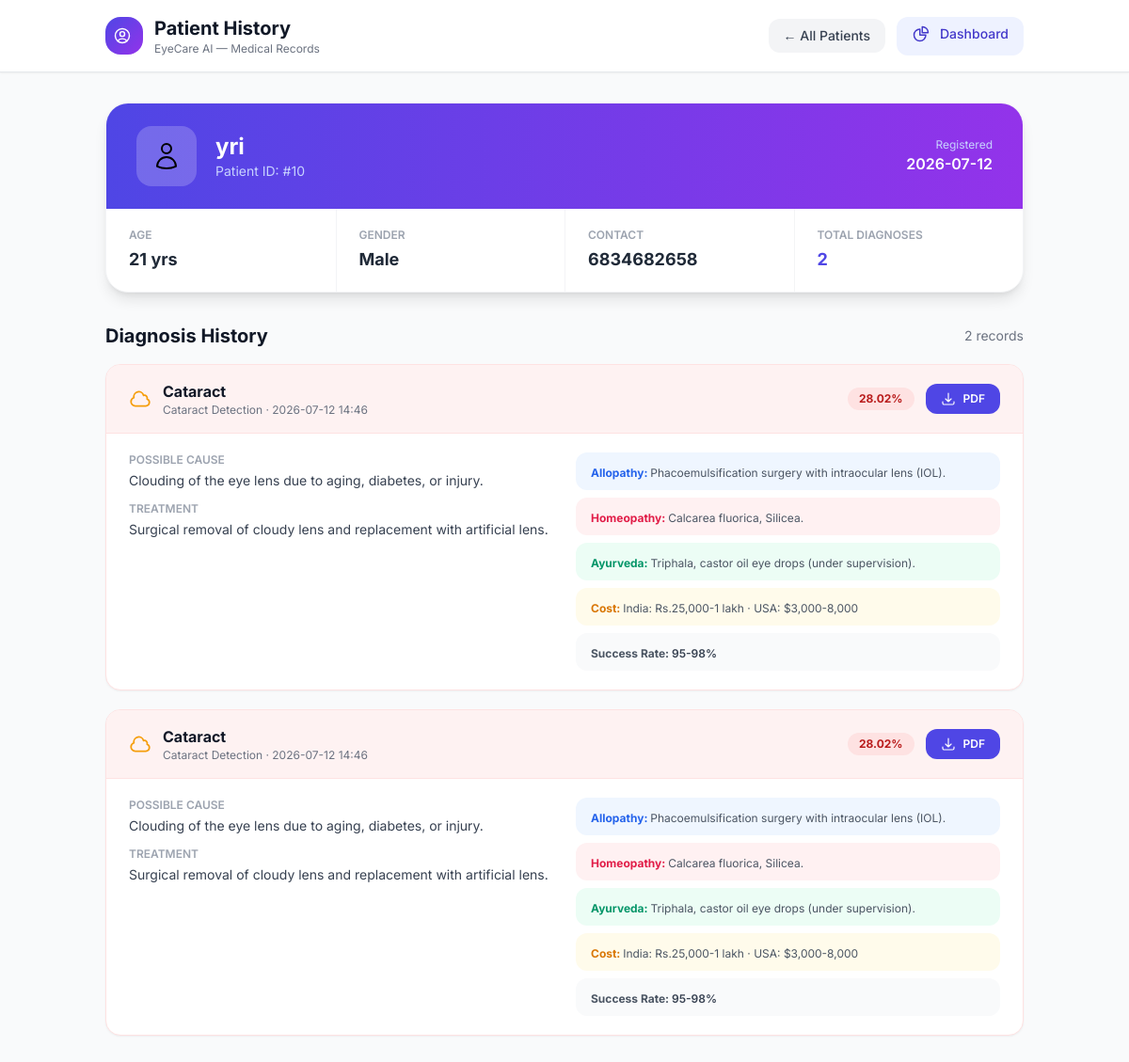
The page /patient/10 on the database its author committed.
### models.py (models this page shows, shortened)
class Patient(db.Model):
    __tablename__ = 'patients'
    id            = db.Column(db.Integer, primary_key=True, autoincrement=True)
    name          = db.Column(db.String(100), nullable=False, default='Unknown')
    age           = db.Column(db.Integer, nullable=True)
    gender        = db.Column(db.String(10), nullable=True)       # Male / Female / Other
    contact       = db.Column(db.String(20), nullable=True)
    created_at    = db.Column(db.DateTime, default=datetime.utcnow)
    predictions   = db.relationship('Prediction', backref='patient', lazy=True)
    def to_dict(self):
        return {
            'id':         self.id,
            'name':       self.name,
            'age':        self.age,
            'gender':     self.gender,
            'contact':    self.contact,
            'created_at': self.created_at.strftime("%Y-%m-%d %H:%M:%S"),
        }

class Prediction(db.Model):
    __tablename__ = 'predictions'
    id              = db.Column(db.Integer, primary_key=True, autoincrement=True)
    patient_id      = db.Column(db.Integer, db.ForeignKey('patients.id'), nullable=False)
    disease_type    = db.Column(db.String(50),  nullable=False)   # diabetic_retinopathy | cataract | glaucoma
    prediction      = db.Column(db.String(100), nullable=False)
    confidence      = db.Column(db.Float,       nullable=False)
    cause           = db.Column(db.Text,        nullable=True)
    treatment       = db.Column(db.Text,        nullable=True)
    homeopathy      = db.Column(db.Text,        nullable=True)
    allopathy       = db.Column(db.Text,        nullable=True)
    ayurveda        = db.Column(db.Text,        nullable=True)
    india_hospitals = db.Column(db.Text,        nullable=True)
    usa_hospitals   = db.Column(db.Text,        nullable=True)
    cost_india      = db.Column(db.String(100), nullable=True)
    cost_usa        = db.Column(db.String(100), nullable=True)
    success_rate    = db.Column(db.String(100), nullable=True)
    diagnosed_at    = db.Column(db.DateTime, default=datetime.utcnow)
    def to_dict(self):
        return {
            'id':              self.id,
            'patient_id':      self.patient_id,
            'disease_type':    self.disease_type,
            'prediction':      self.prediction,
            'confidence':      f"{self.confidence:.2%}",
            'cause':           self.cause,
            'treatment':       self.treatment,
            'homeopathy':      self.homeopathy,
            'allopathy':       self.allopathy,
            'ayurveda':        self.ayurveda,
            'india_hospitals': self.india_hospitals,
            'usa_hospitals':   self.usa_hospitals,
            'cost_india':      self.cost_india,
            'cost_usa':        self.cost_usa,
            'success_rate':    self.success_rate,
            'diagnosed_at':    self.diagnosed_at.strftime("%Y-%m-%d %H:%M:%S"),
        }

### app.py (the view)
@app.route('/patient/<int:patient_id>')
def patient_detail(patient_id):
    patient = get_patient_by_id(patient_id)
    if not patient:
        abort(404)
    predictions = get_predictions_by_patient(patient_id)
    return render_template(
        'patient_history.html',
        patient     = patient.to_dict(),
        predictions = [p.to_dict() for p in predictions]
    )

### database.py (called while the page is built)
def get_patient_by_id(patient_id: int):
    from models import Patient
    return Patient.query.get(patient_id)

def get_predictions_by_patient(patient_id: int):
    from models import Prediction
    return (Prediction.query
            .filter_by(patient_id=patient_id)
            .order_by(Prediction.diagnosed_at.desc())
            .all())

### templates/patient_history.html (shortened to what this page needs)
<!DOCTYPE html>
<html lang="en">
<head>
  <script src="https://cdn.tailwindcss.com"></script>
</head>
<body class="bg-gray-50 min-h-screen">
  <header class="bg-white shadow-sm border-b sticky top-0 z-50">
    <div class="max-w-5xl mx-auto px-6 py-4 flex items-center justify-between">
      <div class="flex items-center gap-3">
        <div class="w-10 h-10 bg-gradient-to-br from-indigo-600 to-purple-600 rounded-2xl flex items-center justify-center text-white"></div>
        <div>
          <h1 class="text-xl font-bold text-gray-900">Patient History</h1>
          <p class="text-xs text-gray-500">EyeCare AI — Medical Records</p>
        </div>
      </div>
      <div class="flex items-center gap-3">
        <a href="{{ url_for('patients_list') }}" class="px-4 py-2 text-sm bg-gray-100 hover:bg-gray-200 text-gray-700 rounded-xl font-medium transition">← All Patients</a>
        <a href="{{ url_for('dashboard') }}" class="px-4 py-2 text-sm bg-indigo-50 hover:bg-indigo-100 text-indigo-700 rounded-xl font-medium transition"><span class="inline-flex items-center gap-1.5"><svg xmlns="http://www.w3.org/2000/svg" class="w-5 h-5 inline-block mr-1" fill="none" viewBox="0 0 24 24" stroke="currentColor" stroke-width="1.75" stroke-linecap="round" stroke-linejoin="round" ><path d="M10.5 6a7.5 7.5 0 1 0 7.5 7.5h-7.5V6Z"/><path d="M13.5 10.5H21A7.5 7.5 0 0 0 13.5 3v7.5Z"/></svg> Dashboard</span></a>
      </div>
    </div>
  </header>
  <div class="max-w-5xl mx-auto px-6 py-8">
    <div class="bg-white rounded-3xl shadow-lg border border-gray-100 overflow-hidden mb-8">
      <div class="bg-gradient-to-r from-indigo-600 to-purple-600 px-8 py-6">
        <div class="flex items-center gap-5">
          <div class="w-16 h-16 bg-white/20 rounded-2xl flex items-center justify-center text-4xl">
          </div>
          <div>
            <h2 class="text-2xl font-bold text-white">{{ patient.name }}</h2>
            <p class="text-indigo-200 text-sm">Patient ID: #{{ patient.id }}</p>
          </div>
          <div class="ml-auto text-right">
            <p class="text-indigo-200 text-xs">Registered</p>
            <p class="text-white font-semibold">{{ patient.created_at[:10] }}</p>
          </div>
        </div>
      </div>
      <div class="grid grid-cols-2 md:grid-cols-4 gap-0 divide-x divide-y md:divide-y-0 divide-gray-100">
        <div class="px-6 py-5">
          <p class="text-xs text-gray-400 uppercase font-semibold mb-1">Age</p>
          <p class="text-lg font-bold text-gray-800">{{ patient.age if patient.age else '—' }} {% if patient.age %}yrs{% endif %}</p>
        </div>
        <div class="px-6 py-5">
          <p class="text-xs text-gray-400 uppercase font-semibold mb-1">Gender</p>
          <p class="text-lg font-bold text-gray-800">{{ patient.gender if patient.gender else '—' }}</p>
        </div>
        <div class="px-6 py-5">
          <p class="text-xs text-gray-400 uppercase font-semibold mb-1">Contact</p>
          <p class="text-lg font-bold text-gray-800">{{ patient.contact if patient.contact else '—' }}</p>
        </div>
        <div class="px-6 py-5">
          <p class="text-xs text-gray-400 uppercase font-semibold mb-1">Total Diagnoses</p>
          <p class="text-lg font-bold text-indigo-600">{{ predictions | length }}</p>
        </div>
      </div>
    </div>
    <div class="mb-4 flex items-center justify-between">
      <h3 class="text-xl font-bold text-gray-900">Diagnosis History</h3>
      <span class="text-sm text-gray-500">{{ predictions | length }} record{{ 's' if predictions | length != 1 }}</span>
    </div>
    {% if predictions %}
    <div class="space-y-5">
      {% for p in predictions %}
      {% set is_healthy = p.prediction in ['No_DR', 'normal', 'Glaucoma_Negative'] %}
      <div class="bg-white rounded-2xl shadow-sm border {% if is_healthy %}border-emerald-100{% else %}border-red-100{% endif %} overflow-hidden">
        <div class="flex items-center justify-between px-6 py-4 {% if is_healthy %}bg-emerald-50{% else %}bg-red-50{% endif %} border-b {% if is_healthy %}border-emerald-100{% else %}border-red-100{% endif %}">
          <div class="flex items-center gap-3">
            <span class="text-2xl">
            </span>
            <div>
              <p class="font-bold text-gray-900">
                {{ p.prediction.replace('_',' ').title() }}
              </p>
              <p class="text-xs text-gray-500">
                {% if p.disease_type == 'diabetic_retinopathy' %}Diabetic Retinopathy
                {% elif p.disease_type == 'cataract' %}Cataract Detection
                {% else %}Glaucoma Detection{% endif %}
                · {{ p.diagnosed_at[:16] }}
              </p>
            </div>
          </div>
          <div class="flex items-center gap-3">
            <span class="{% if is_healthy %}bg-emerald-100 text-emerald-700{% else %}bg-red-100 text-red-700{% endif %} text-xs font-bold px-3 py-1 rounded-full">
              {{ p.confidence }}
            </span>
            <a href="{{ url_for('download_report', pred_id=p.id) }}"
               class="flex items-center gap-1.5 px-4 py-2 bg-indigo-600 hover:bg-indigo-700 text-white text-xs font-semibold rounded-xl transition">
              <span class="inline-flex items-center gap-1"> PDF</span>
            </a>
          </div>
        </div>
        <div class="px-6 py-5">
          <div class="grid md:grid-cols-2 gap-6">
            <div class="space-y-3">
              <div>
                <p class="text-xs font-semibold text-gray-400 uppercase">Possible Cause</p>
                <p class="text-sm text-gray-700 mt-1">{{ p.cause if p.cause else '—' }}</p>
              </div>
              <div>
                <p class="text-xs font-semibold text-gray-400 uppercase">Treatment</p>
                <p class="text-sm text-gray-700 mt-1">{{ p.treatment if p.treatment else '—' }}</p>
              </div>
            </div>
            <div class="space-y-2">
              {% if p.allopathy %}
              <div class="bg-blue-50 rounded-xl px-4 py-2">
                <span class="text-xs font-bold text-blue-600">Allopathy: </span>
                <span class="text-xs text-gray-600">{{ p.allopathy }}</span>
              </div>
              {% endif %}
              {% if p.homeopathy %}
              <div class="bg-rose-50 rounded-xl px-4 py-2">
                <span class="text-xs font-bold text-rose-600">Homeopathy: </span>
                <span class="text-xs text-gray-600">{{ p.homeopathy }}</span>
              </div>
              {% endif %}
              {% if p.ayurveda %}
              <div class="bg-emerald-50 rounded-xl px-4 py-2">
                <span class="text-xs font-bold text-emerald-600">Ayurveda: </span>
                <span class="text-xs text-gray-600">{{ p.ayurveda }}</span>
              </div>
              {% endif %}
              {% if p.cost_india or p.cost_usa %}
              <div class="bg-amber-50 rounded-xl px-4 py-2">
                <span class="text-xs font-bold text-amber-600">Cost: </span>
                <span class="text-xs text-gray-600">India: {{ p.cost_india }} · USA: {{ p.cost_usa }}</span>
              </div>
              {% endif %}
              {% if p.success_rate %}
              <div class="bg-gray-50 rounded-xl px-4 py-2">
                <span class="text-xs font-bold text-gray-600">Success Rate: </span>
                <span class="text-xs text-gray-700 font-semibold">{{ p.success_rate }}</span>
              </div>
              {% endif %}
            </div>
          </div>
        </div>
      </div>
      {% endfor %}
    </div>
    {% endif %}
  </div>
</body>
</html>

### templates/patient_history.html (style rules this page uses)
body { font-family: 'Inter', sans-serif; }

### rows shown on the page
Patient: name "yri", gender "Male", contact "6834682658"
Prediction: disease_type "cataract" (drawn), prediction.replace "Cataract", diagnosed_at "2026-07-12 14:46", confidence "28.02%", cause "Clouding of the eye lens due to aging, diabetes, or injury.", treatment "Surgical removal of cloudy lens and replacement with artificial lens.", allopathy "Phacoemulsification surgery with intraocular lens (IOL).", homeopathy "Calcarea fluorica, Silicea.", ayurveda "Triphala, castor oil eye drops (under supervision).", cost_india "Rs.25,000-1 lakh", cost_usa "$3,000-8,000", success_rate "95-98%"
Prediction: disease_type "cataract" (drawn), prediction.replace "Cataract", diagnosed_at "2026-07-12 14:46", confidence "28.02%", cause "Clouding of the eye lens due to aging, diabetes, or injury.", treatment "Surgical removal of cloudy lens and replacement with artificial lens.", allopathy "Phacoemulsification surgery with intraocular lens (IOL).", homeopathy "Calcarea fluorica, Silicea.", ayurveda "Triphala, castor oil eye drops (under supervision).", cost_india "Rs.25,000-1 lakh", cost_usa "$3,000-8,000", success_rate "95-98%"

### other values the page prints
{{ patient.id }} "10"
{{ patient.created_at[:10] }} "2026-07-12"
{{ patient.age if patient.age else '—' }} "21"
{{ predictions | length }} "2"
{{ 's' if predictions | length != 1 }} "s"
